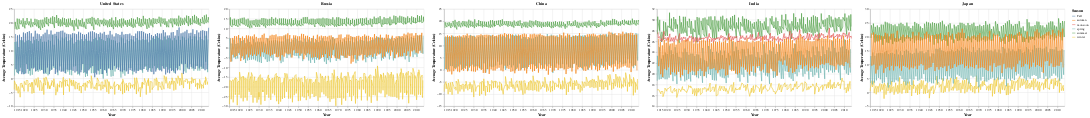

The code cell stored with this chart in its notebook:
### Code cell
# collapse the dataset by year, season and take the averagetemperature and see if it makes sense..
top_collapsed = top5.groupby(['dt', 'season', 'country']).mean().reset_index()
top_collapsed
create_chart_temp(top_collapsed, 'United States') | create_chart_temp(top_collapsed, 'Russia') | create_chart_temp(top_collapsed, 'China') | create_chart_temp(top_collapsed, 'India') | create_chart_temp(top_collapsed, 'Japan')

### Figure 1 — Vega-Lite specification as saved in the notebook (floating-point values rounded to 4 significant figures; data arrays with more than 128 entries replaced by an {"elided": "..."} marker saying what was removed)
{"config": {"view": {"continuousWidth": 400, "continuousHeight": 300}}, "hconcat": [{"data": {"name": "data-0ccd6b8841f7c8194feed2d4e92f79d3"}, "mark": "line", "encoding": {"color": {"field": "season", "title": "Season", "type": "nominal"}, "x": {"field": "dt", "title": "Year", "type": "temporal"}, "y": {"field": "averagetemperature", "scale": {"zero": false}, "title": "Average Temperature (Celsius)", "type": "quantitative"}}, "height": 300, "title": "United States", "width": 600}, {"data": {"name": "data-dcfb7c6a7f7ede0b9debb9276e5d8ed2"}, "mark": "line", "encoding": {"color": {"field": "season", "title": "Season", "type": "nominal"}, "x": {"field": "dt", "title": "Year", "type": "temporal"}, "y": {"field": "averagetemperature", "scale": {"zero": false}, "title": "Average Temperature (Celsius)", "type": "quantitative"}}, "height": 300, "title": "Russia", "width": 600}, {"data": {"name": "data-13f0b41870e137a54c28478ecf3cef1d"}, "mark": "line", "encoding": {"color": {"field": "season", "title": "Season", "type": "nominal"}, "x": {"field": "dt", "title": "Year", "type": "temporal"}, "y": {"field": "averagetemperature", "scale": {"zero": false}, "title": "Average Temperature (Celsius)", "type": "quantitative"}}, "height": 300, "title": "China", "width": 600}, {"data": {"name": "data-1ef2b9483b13e70ecee59f3e3853ad49"}, "mark": "line", "encoding": {"color": {"field": "season", "title": "Season", "type": "nominal"}, "x": {"field": "dt", "title": "Year", "type": "temporal"}, "y": {"field": "averagetemperature", "scale": {"zero": false}, "title": "Average Temperature (Celsius)", "type": "quantitative"}}, "height": 300, "title": "India", "width": 600}, {"data": {"name": "data-910b8e5e35839442e2046444e1dd7a31"}, "mark": "line", "encoding": {"color": {"field": "season", "title": "Season", "type": "nominal"}, "x": {"field": "dt", "title": "Year", "type": "temporal"}, "y": {"field": "averagetemperature", "scale": {"zero": false}, "title": "Average Temperature (Celsius)", "type": "quantitative"}}, "height": 300, "title": "Japan", "width": 600}], "$schema": "https://vega.github.io/schema/vega-lite/v4.17.0.json", "datasets": {"data-0ccd6b8841f7c8194feed2d4e92f79d3": {"elided": "1185 records"}, "data-dcfb7c6a7f7ede0b9debb9276e5d8ed2": {"elided": "1185 records"}, "data-13f0b41870e137a54c28478ecf3cef1d": {"elided": "1185 records"}, "data-1ef2b9483b13e70ecee59f3e3853ad49": {"elided": "1185 records"}, "data-910b8e5e35839442e2046444e1dd7a31": {"elided": "1185 records"}}}
